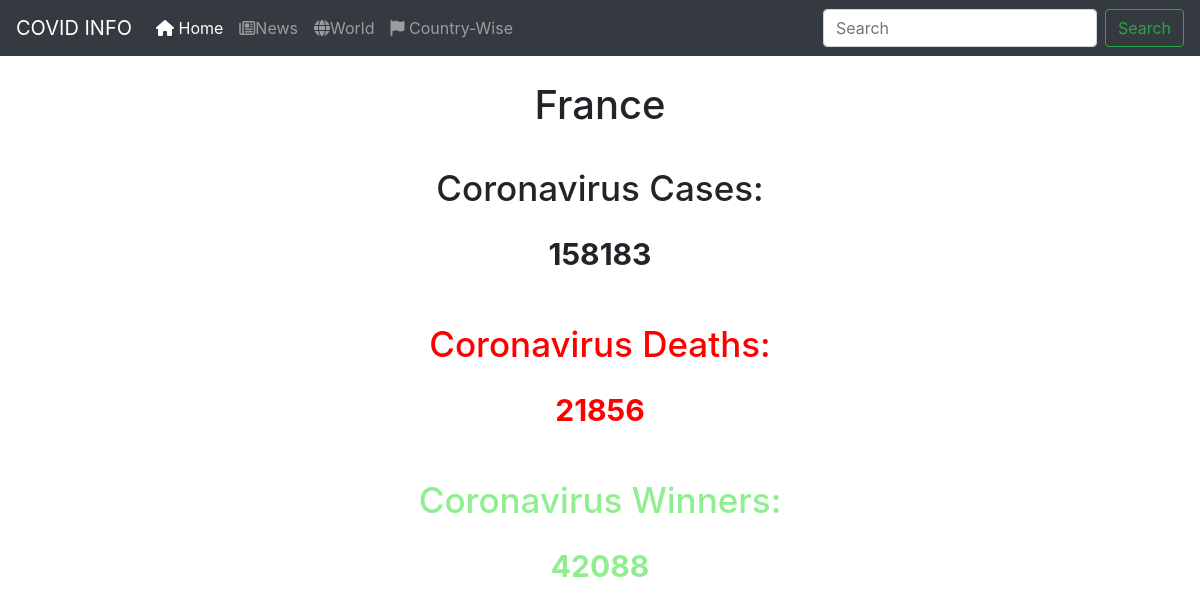
Screenshot of /country/France with the database file from the repository.
### covid/models.py (models this page shows)
class CountryData(models.Model):
    name = models.TextField(primary_key=True)
    totalcase = models.IntegerField()
    activecase = models.IntegerField()
    newcase = models.IntegerField()
    deaths = models.IntegerField()
    newdeath = models.IntegerField()
    recovered = models.IntegerField()
    tests = models.IntegerField()

### covid/views.py (the view)
# urls.py: path('country', views.country, name='country'),
def country(request, country_name='all'):
    if country_name == 'all':
        countries = CountryData.objects.order_by('-totalcase')
        return render(request, 'country.html', {'countries': countries})
    else:
        country_data = CountryData.objects.get(name__iexact=f'{country_name}')
        return render(request, 'country.html', {'country': country_data})

### templates/country.html (shortened to what this page needs)
{% load static %}
<!DOCTYPE html>
<html lang="en">
  <head>
    <link rel="stylesheet" href="{% static 'main.css' %}">
    <link rel="stylesheet" href="https://maxcdn.bootstrapcdn.com/bootstrap/4.0.0/css/bootstrap.min.css">
  </head>
  <body>
    <nav class="navbar navbar-expand-lg navbar-dark bg-dark">
      <a class="navbar-brand" href="#">COVID INFO</a>
      <div class="collapse navbar-collapse" id="navbarSupportedContent">
        <ul class="navbar-nav mr-auto">
          <li class="nav-item active">
            <a class="nav-link" href='/'><i class="fas fa-home"></i> Home <span class="sr-only">(current)</span></a>
          </li>
          <li class="nav-item">
            <a class="nav-link" href="/news"><i class="far fa-newspaper"></i>News</a>
          </li>
          <li class="nav-item">
            <a class="nav-link" href="/world"><i class="fas fa-globe"></i>World</a>
          </li>
          <li class="nav-item">
            <a class="nav-link" href="/country"><i class="fas fa-flag"></i>  Country-Wise</a>
          </li>
        </ul>
        <form class="form-inline my-2 my-lg-0">
          <input class="form-control mr-sm-2" type="search" placeholder="Search" aria-label="Search">
          <button class="btn btn-outline-success my-2 my-sm-0" type="submit">Search</button>
        </form>
      </div>
    </nav>
    {% if countries %}
    <h1 style='padding-top:20px;text-align:center;'>COUNTRY PAGE</h1>
    <div class="table table-responsive">
      <table class="table">
        <thead>
          <tr>
            <th>Name</th>
            <th>Total Cases</th>
            <th>Active Cases</th>
            <th>New Cases</th>
            <th>Deaths</th>
            <th>New Deaths</th>
            <th>Recovered</th>
            <th>Tests</th>
          </tr>
        </thead>
        <tbody>
          {% for country in countries %}
          <tr>
            <td><a href="country/{{country.name}}">{{country.name}}</a></td>
            <td>{{country.totalcase}}</td>
            <td>{{country.activecase}}</td>
            <td style='background-color:yellow;'>{{country.newcase}}</td>
            <td>{{country.deaths}}</td>
            <td style='background-color:red;'>{{country.newdeath}}</td>
            <td style='background-color:lightgreen;'>{{country.recovered}}</td>
            <td>{{country.tests}}</td>
          </tr>
          {% endfor %}
        </tbody>
      </table>
    </div>
    {% else %}
    <h1 style='font:Candara;text-align:center;padding-top: 25px;font-size:40px;'>{{country.name}}</h1>
      <h2 style='text-align:center;padding-top:30px;font-size:35px;'>Coronavirus Cases:</h2>
      <p class='cases'>{{country.totalcase}}</p>
      <h2 style='text-align:center;padding-top:30px;font-size:35px;color:red;'>Coronavirus Deaths:</h2>
      <p class='deaths'>{{country.deaths}}</p>
      <h2 style='text-align:center;padding-top:30px;font-size:35px;color:lightgreen;'>Coronavirus Winners:</h2>
      <p class='recovery'>{{country.recovered}}</p>
    {% endif %}
  </body>
</html>

### static/main.css (style rules this page uses)
.cases { font-size:30px; text-align:center; padding-top: 15px; font-weight:bold; }
.deaths { font-size:30px; text-align:center; padding-top: 15px; font-weight:bold; color:red; }
.recovery { font-size:30px; text-align:center; padding-top: 15px; font-weight:bold; color:lightgreen; }

### rows the page displays
CountryData: name "France", totalcase "158183", deaths "21856", recovered "42088"
